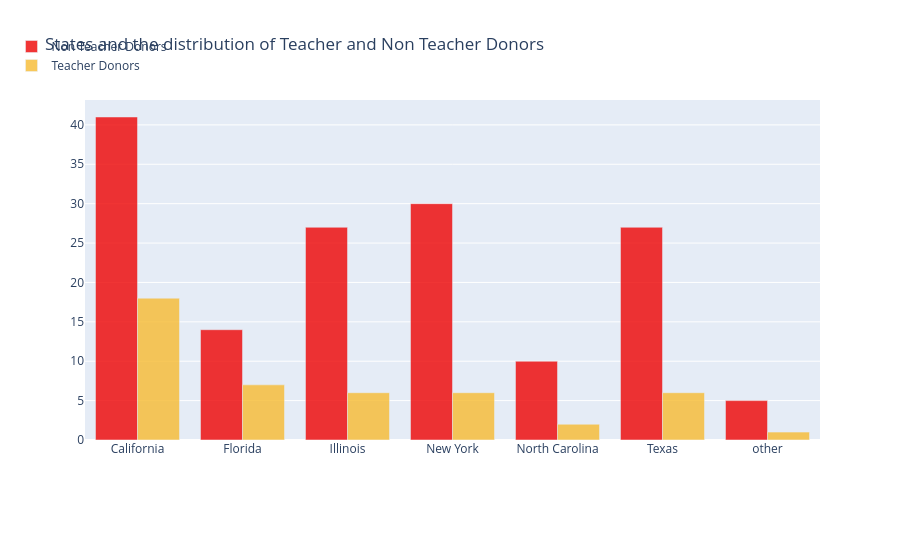

The cell this chart's notebook holds for it:
### Markdown cell above
### <a id="2.6">2.6 Número de Donantes Maestros y No Maestros por estado</a>

### Code cell
# which city and state has maximum teacher donors 
tempdf = donors_df.groupby(['Donor State', 'Donor Is Teacher']).agg({'Donor Is Teacher' : 'count' }).rename(columns={'Donor Is Teacher' : 'Teacher Donor Counts'}).reset_index()

no_df = tempdf[tempdf['Donor Is Teacher']=='No']
no_x = no_df['Donor State']
no_y = no_df['Teacher Donor Counts']
yes_df = tempdf[tempdf['Donor Is Teacher']=='Yes']
yes_x = yes_df['Donor State']
yes_y = yes_df['Teacher Donor Counts']

trace1 = go.Bar(
    x=no_x,
    y=no_y,
    name='Non Teacher Donors',
    marker=dict(color="#ee0303"),
    opacity=0.8
)
trace2 = go.Bar(
    x=yes_x,
    y=yes_y,
    name='Teacher Donors',
    marker=dict(color='#f7bb31'),
    opacity=0.8
)

data = [trace1, trace2]
layout = go.Layout(
    barmode='group',
    legend=dict(dict(x=-.1, y=1.2)),
    margin=dict(b=120),
    title = 'States and the distribution of Teacher and Non Teacher Donors',
)

fig = go.Figure(data=data, layout=layout)
fig.show()

### Figure 1 — Plotly figure (JSON) as saved in the notebook; plotly's stock layout.template omitted (floating-point values rounded to 4 significant figures)
{"data": [{"marker": {"color": "#ee0303"}, "name": "Non Teacher Donors", "opacity": 0.8, "type": "bar", "x": ["California", "Florida", "Illinois", "New York", "North Carolina", "Texas", "other"], "y": [41, 14, 27, 30, 10, 27, 5]}, {"marker": {"color": "#f7bb31"}, "name": "Teacher Donors", "opacity": 0.8, "type": "bar", "x": ["California", "Florida", "Illinois", "New York", "North Carolina", "Texas", "other"], "y": [18, 7, 6, 6, 2, 6, 1]}], "layout": {"barmode": "group", "legend": {"x": -0.1, "y": 1.2}, "margin": {"b": 120}, "title": {"text": "States and the distribution of Teacher and Non Teacher Donors"}}}
